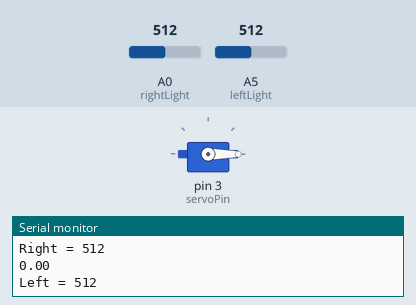
The sketch below on a simulated Arduino Uno, built with avr-gcc and run on an emulated ATmega328P. On the bench: servo, the last lines printed to the serial monitor. The test bench sets the inputs (shaded band); at power-on: A0 (rightLight) = 512, A5 (leftLight) = 512.

Above: at 1.2 s.
1.3 s: A0 (rightLight) set to 529
At 2.3 s:
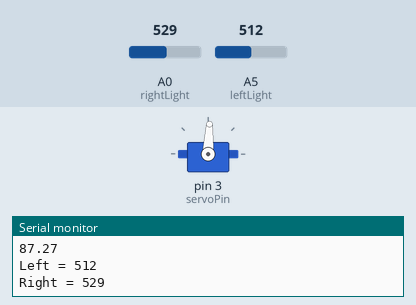
2.8 s: A5 (leftLight) set to 110
At 3.3 s:
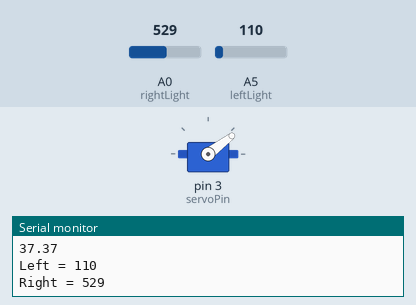
4.3 s: A5 (leftLight) set to 93
At 5.5 s:
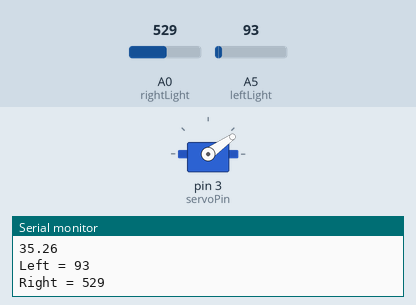
7.3 s: A0 (rightLight) set to 306
At 7.8 s:
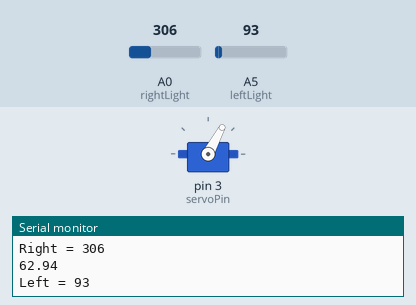
8.8 s: A5 (leftLight) set to 1023
At 9.6 s:
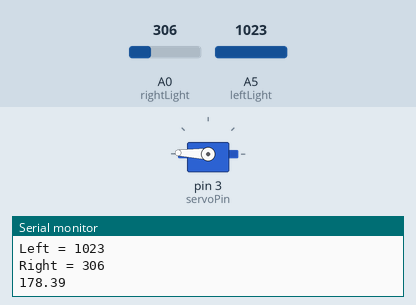
10.3 s: A0 (rightLight) set to 122
At 11.4 s:
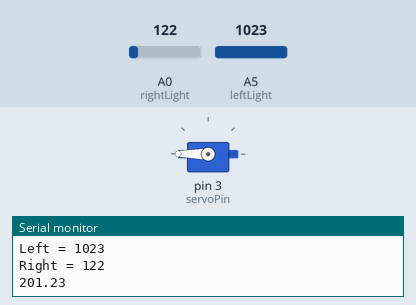
Timing chart, 0 to 12.8 s (numbered marks = the images above; inputs shaded):
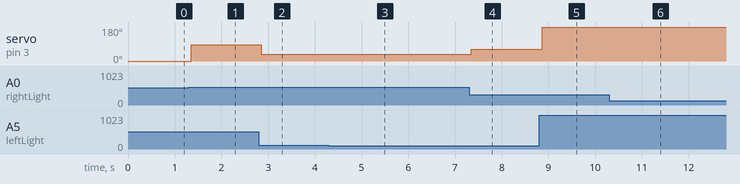

The sketch:

ServoLightDetection.ino
```cpp
#include <Servo.h>

Servo servo;

int servoPin = 3;
int rightLight = A0;
int leftLight = A5;
int no = 5;

int leftVal;
int rightVal;
float difference;
float normalisedDiff;
float servoPos;

void setup() {

  servo.attach(servoPin);
  pinMode(leftLight, INPUT);
  pinMode(rightLight, INPUT);

  Serial.begin(9600);
}

void loop() {

//  servo.write(90);

  leftVal = analogRead(leftLight);
  rightVal = analogRead(rightLight);
  difference = leftVal - rightVal;
//  normalisedDiff = difference / 725.;

  Serial.print("Left = ");
  Serial.println(leftVal);
  Serial.print("Right = ");
  Serial.println(rightVal);

  if(difference < -5 || difference > 5){
    servoPos = ((90./725.) * (difference - 5)) + 90;
  } else{

  }

//  Serial.println(difference);
//  Serial.println(normalisedDiff);
  Serial.println(servoPos);
//  servoPos = 90;
  servo.write(servoPos);

//  delay(250);
}
```

Measured:
- the behaviour switches between 517 and 518 on A0 (rightLight) (found by bisection; images 0 and 1)
- after the input at 1.3 s, servo on pin 3 (servoPin): 0° → 87° after 0.05 s
- after the input at 2.8 s, servo on pin 3 (servoPin): 87° → 37° after 0.05 s
- after the input at 4.3 s, servo on pin 3 (servoPin): 37° → 35° after 0.05 s
- after the input at 7.3 s, servo on pin 3 (servoPin): 35° → 62° after 0.05 s
- after the input at 8.8 s, servo on pin 3 (servoPin): 62° → 178° after 0.06 s
- after the input at 10.3 s, servo on pin 3 (servoPin): 178° → 180° after 0.05 s
